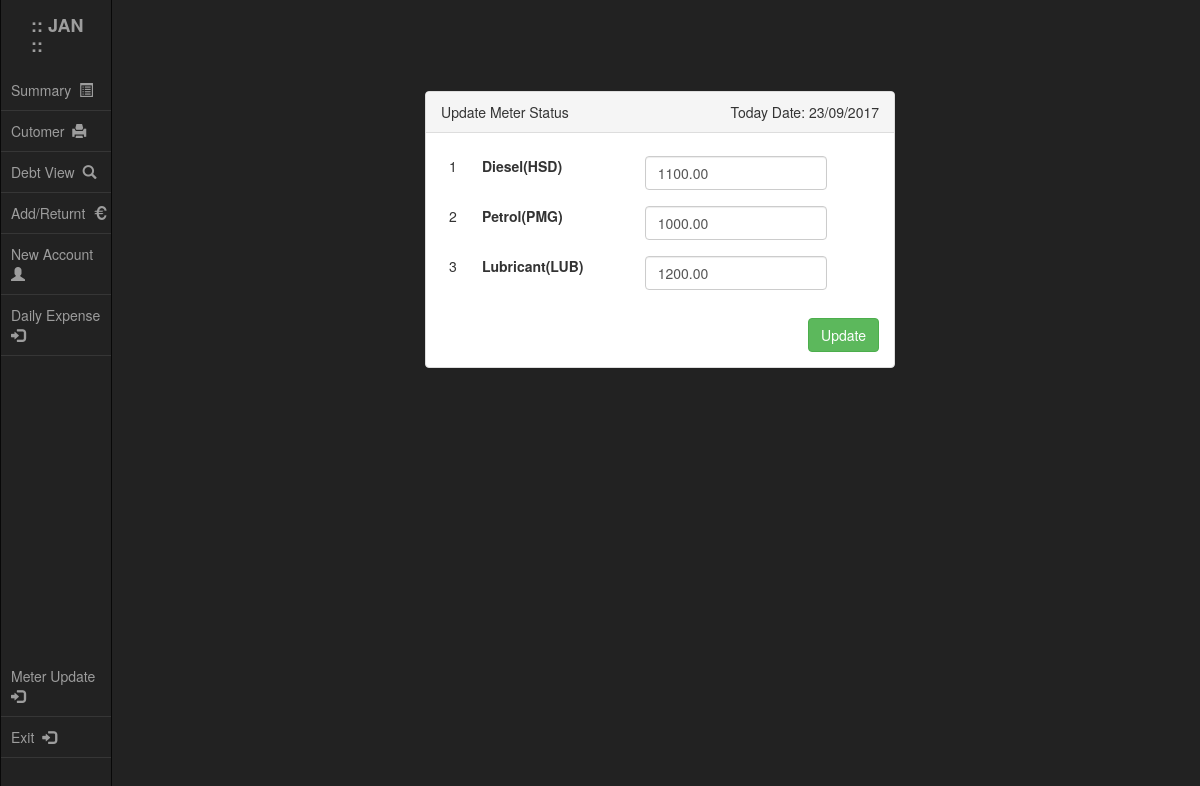
The page /meter_state_update.php (signed in) on the database as committed earlier.
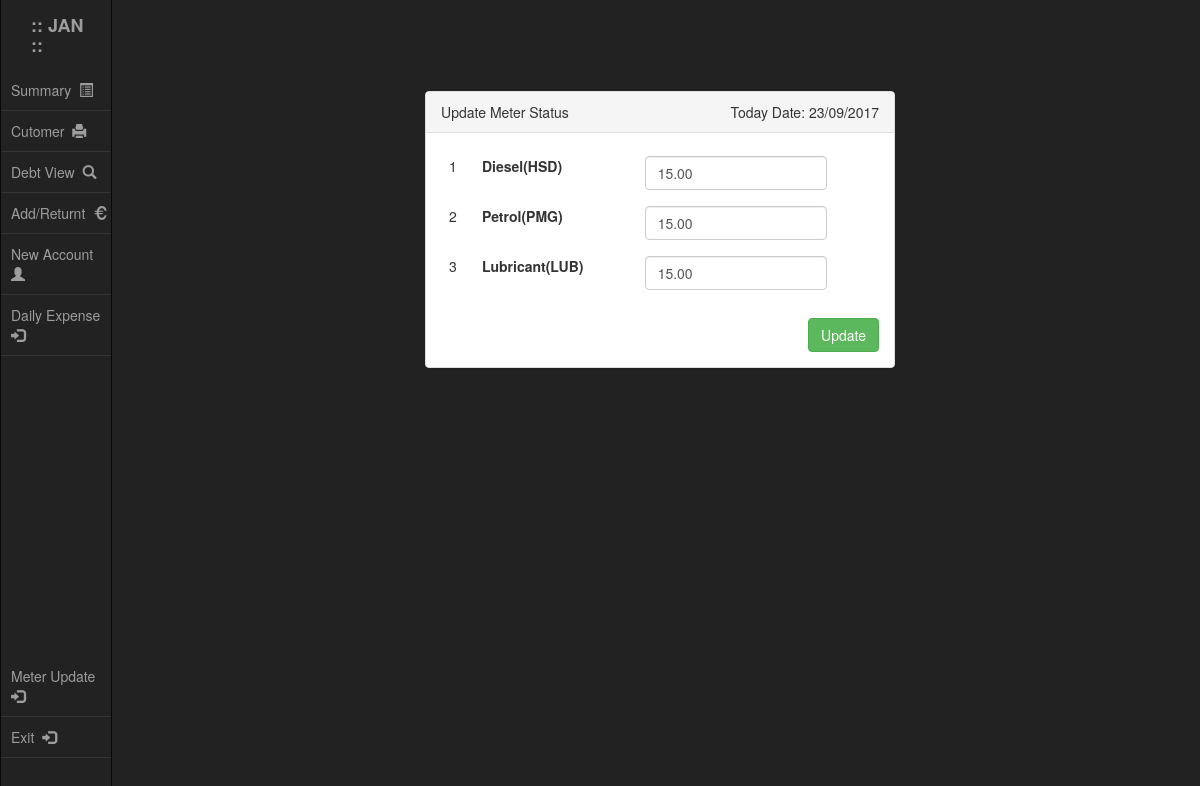
The same page on the database as committed later.
### tables this page shows
CREATE TABLE `meter_state` (
  `HSD_PER_LTR_SALE` decimal(5,2) DEFAULT '0.00',
  `PMG_PER_LTR_SALE` decimal(5,2) DEFAULT '0.00',
  `LUB_PER_LTR_SALE` decimal(5,2) DEFAULT '0.00',
  `HSD_PER_LTR_PURC` decimal(5,2) DEFAULT '0.00',
  `PMG_PER_LTR_PURC` decimal(5,2) DEFAULT '0.00',
  `LUB_PER_LTR_PURC` decimal(5,2) DEFAULT '0.00',
  `Remaining_HSD` decimal(8,2) DEFAULT '0.00',
  `Remaining_PMG` decimal(8,2) DEFAULT '0.00',
  `Remaining_LUB` decimal(8,2) DEFAULT '0.00'
);

### script/get_customer_info.php (called while the page is built, shortened)
<?php
require_once dirname(__FILE__)."/function_inc.php";
  $query = "SELECT * FROM `meter_state` " ;
  if ($queryResult = mysqli_query($conn,$query)){
    if (mysqli_num_rows($queryResult) > 0){
      $row = mysqli_fetch_assoc($queryResult) ;
      $remainHSD = $row['Remaining_HSD'] ;
      $remainPMG = $row['Remaining_PMG'] ;
      $remainLUB = $row['Remaining_LUB'] ;
    }
    else{
      $ErrorMsg = "Meter status not found" ;
      $color = "#fcff23" ;
    }
  }
  else{
    die( "<b>Sorry:</b> Software problem (Contact with Teachnition) " . mysqli_error($conn) );
  }
?>

### meter_state_update.php (the view, shortened to what this page needs)
<?php
require_once dirname(__FILE__)."/script/get_customer_info.php";
?>
<!DOCTYPE html>
<html lang="en">
<head>
  <?php require_once "./header.php"; ?>
</head>
<body style="background-color:#222222">
<?php require_once "./navbar.php"; ?>
<div class="container-fluid">
  <div class="row">
    <div class="col-md-offset-5 col-md-4 text-center">
    </div>
    <div class="col-md-offset-1 col-md-5" style="margin-left: 410px; margin-top: 20px;">
      <br><br>
      <form class="form-horizontal" action="./script/meter_state.php" method="POST" autocomplete="off">
        <div class="panel panel-default">
          <div class="panel-heading">Update Meter Status <span class="pull-right">Today Date: <?php echo date("d/m/Y"); ?></span></div>
          <div class="panel-body">
            <div class="table-responsive">
              <table class="table table-hover">
              <tbody>
                <tr>
                  <td style="border-top: 0;">1</td>
                  <td style="border-top: 0;"><b>Diesel(HSD)</b></td>
                  <td style="border-top: 0;"><input class="form-control" type="number" id="HSD" name="HSD" value="<?php echo $remainHSD ?>" placeholder="00.00" min="0" step="0.01" max="999999.99" onKeyPress="if(this.value.length==9) return false;"></td>
                  <td style="border-top: 0;"></td>
                  <td style="border-top: 0;"></td>
                </tr>
                <tr>
                  <td style="border-top: 0;">2</td>
                  <td style="border-top: 0;"><b>Petrol(PMG)</b></td>
                  <td style="border-top: 0;"><input class="form-control" type="number" id="PMG" name="PMG" value="<?php echo $remainPMG ?>" placeholder="00.00" min="0" step="0.01" max="999999.99" onKeyPress="if(this.value.length==9) return false;"></td>
                  <td style="border-top: 0;"></td>
                  <td style="border-top: 0;"></td>
                </tr>
                <tr>
                  <td style="border-top: 0;">3</td>
                  <td style="border-top: 0;"><b>Lubricant(LUB)</b></td>
                  <td style="border-top: 0;"><input class="form-control" type="number" id="LUB" name="LUB" value="<?php echo $remainLUB ?>" placeholder="00.00" min="0" step="0.01" max="999999.99" onKeyPress="if(this.value.length==9) return false;"></td>
                  <td style="border-top: 0;"></td>
                  <td style="border-top: 0;"></td>
                </tr>
              </tbody>
              </table>
            </div>
            <input class="btn btn-success btn-md pull-right" name="meter_state" id="meter_state" type="submit" value="Update">
          </div>
        </div>
      </form>
    </div>
  </div>
</div>
</body>
</html>

Rows that differ between the two databases and show on the page:
removed meter_state: HSD "1100.00", PMG "1000.00", LUB "1200.00"
added meter_state: HSD "15.00", PMG "15.00", LUB "15.00"
